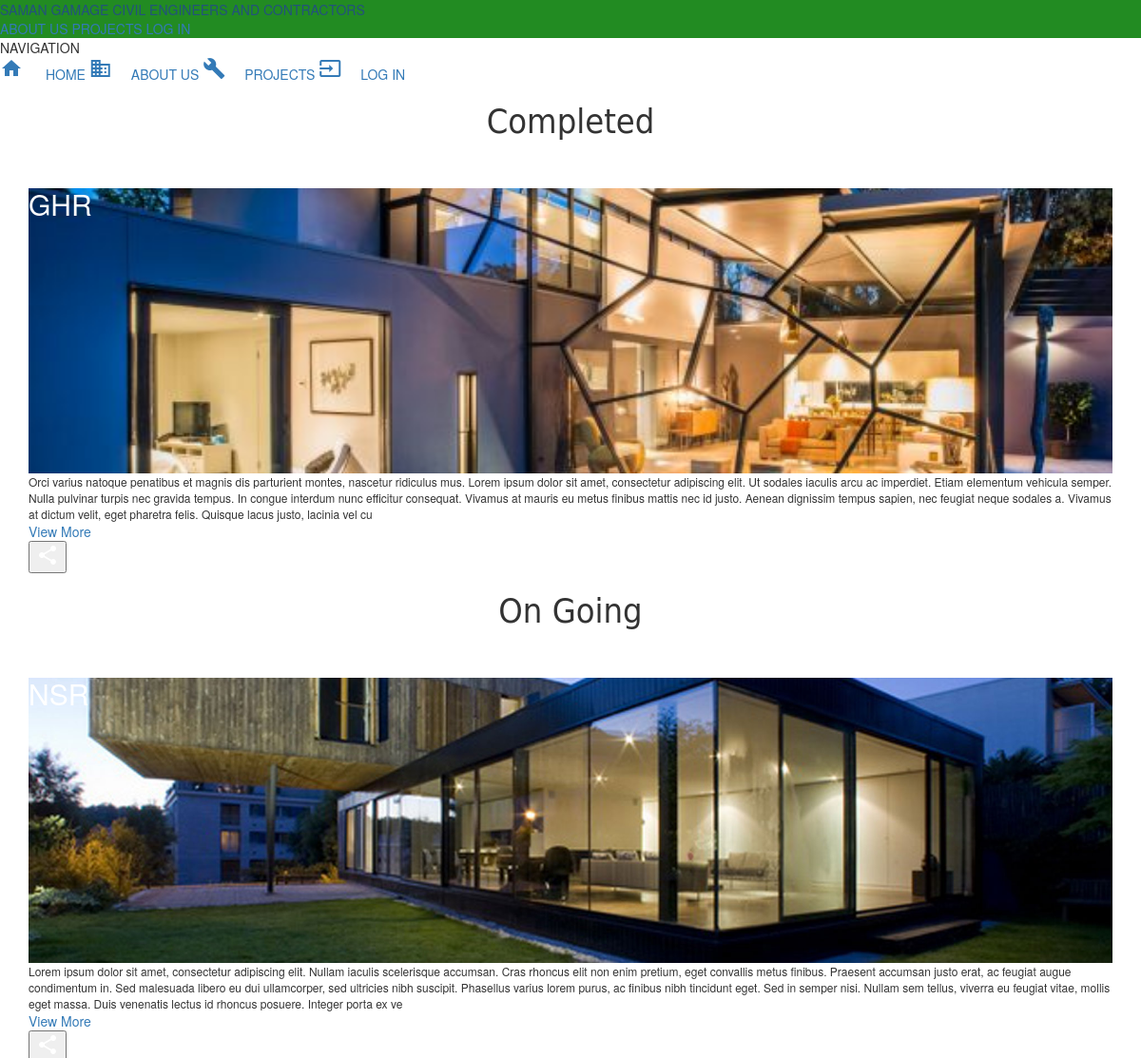
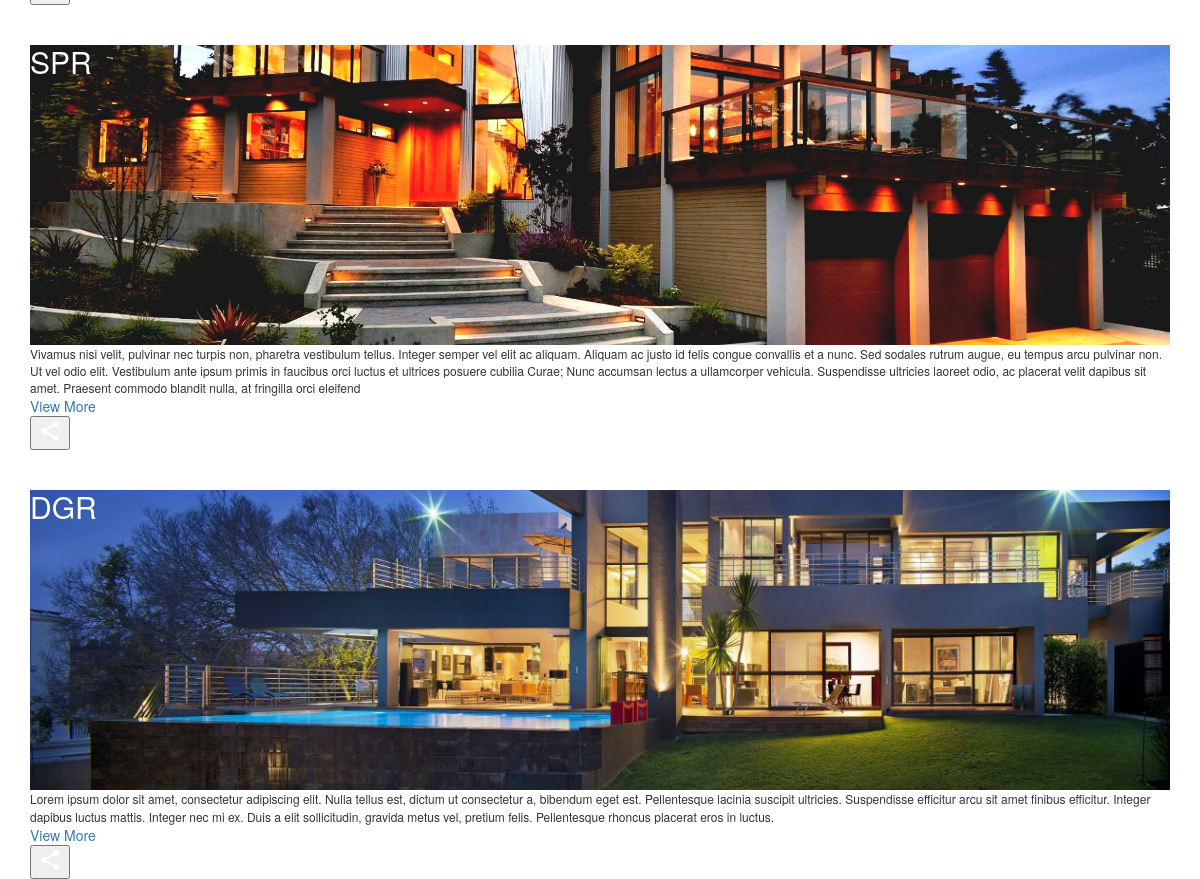
The app's page /projects.php with its own data (2 pictures, top to bottom).
### tables this page shows
CREATE TABLE `projectImage` (
  `projectImageID` int(10) NOT NULL,
  `projectID` int(10) NOT NULL,
  `projectCover` varchar(255) NOT NULL,
  `projectImageRecent1` varchar(255) NOT NULL,
  `projectImageRecent2` varchar(500) NOT NULL,
  `projectImageRecent3` varchar(500) NOT NULL,
  `projectImageRecent4` varchar(500) NOT NULL,
  `projectImageRecent5` varchar(500) NOT NULL
);

CREATE TABLE `project` (
  `projectID` int(5) NOT NULL,
  `projectName` varchar(255) NOT NULL,
  `projectStName` varchar(10) NOT NULL,
  `projectType` varchar(255) NOT NULL,
  `projectAddress` varchar(255) NOT NULL,
  `projectUserID` int(5) NOT NULL,
  `projectState` int(1) NOT NULL COMMENT 'o for finished 1 for on-going',
  `projectStDesc` varchar(500) NOT NULL,
  `projectlgDesc` varchar(1500) NOT NULL
);

### projects.php (the view, shortened to what this page needs)
<!doctype html>
<html lang="en">
  <head>
    <link rel="stylesheet" href="https://code.getmdl.io/1.3.0/material.min.css">
    <link rel="stylesheet" href="css/styles.css">
    <link href="css/bootstrap.min.css" rel="stylesheet">
    <link href="css/animate.css" rel="stylesheet">
    <link href="css/custom.css" rel="stylesheet">
  </head>
<body onload="startTime()">
<div class="demo-layout-transparent mdl-layout mdl-js-layout">
<?php
	include('includes/navbar.php');
?>
<main>
  <h1 style="text-align: center;font-family: Gill Sans, Gill Sans MT, Myriad Pro, DejaVu Sans Condensed, Helvetica, Arial,' sans-serif';" class="animated bounceInUp">Completed</h1>
  <?php
	include("includes/dbConfig.php");
	$sql="SELECT project.*,projectImage.* FROM project,projectImage where project.projectState=0 and projectImage.projectID = project.projectID ORDER BY project.projectID";
	$result=mysqli_query($conn,$sql) or die(mysqli_error());
	$num=mysqli_num_rows($result);
	if($result && $num >0){
		while ($newArray = mysqli_fetch_array($result)) {
		?>
    <br>
	<div class="container animated bounceInUp">
		<div class="demo-card-wide mdl-card mdl-shadow--2dp" style="margin-right:30px;width: 100%">
			<div class="mdl-card__title" style="background: url('<?php echo $newArray['projectCover']; ?>') center / cover;">
				<h2 class="mdl-card__title-text"><?php echo $newArray['projectStName']; ?></h2>
	  		</div>
	  		<div class="mdl-card__supporting-text" style="font-size: 12px">
				<?php echo $newArray['projectStDesc']; ?>
	  		</div>
	 		<div class="mdl-card__actions mdl-card--border">
				<a class="mdl-button mdl-button--colored mdl-js-button mdl-js-ripple-effect">View More</a>
	  		</div>
	  		<div class="mdl-card__menu">
				<button class="mdl-button mdl-button--icon mdl-js-button mdl-js-ripple-effect">
		  		<i class="material-icons">share</i>
				</button>
	  		</div>
	  	</div>
	</div>
    <?php } ?>
	<?php
		}else{
			echo "No result";
		}
	?>
  <h1 style="text-align: center;font-family: Gill Sans, Gill Sans MT, Myriad Pro, DejaVu Sans Condensed, Helvetica, Arial,' sans-serif';" class="animated bounceInUp">On Going</h1>
  <?php
	include("includes/dbConfig.php");
	$sql="SELECT project.*,projectImage.* FROM project,projectImage where project.projectState=1 and projectImage.projectID = project.projectID ORDER BY project.projectID";
	$result=mysqli_query($conn,$sql) or die(mysqli_error());
	$num=mysqli_num_rows($result);
	if($result && $num >0){
		while ($newArray = mysqli_fetch_array($result)) {
		?>
     <br>
	<div class="container animated bounceInUp">
	 <div class="demo-card-wide mdl-card mdl-shadow--2dp" style="margin-right:30px;width: 100%">
	  <div class="mdl-card__title" style="background: url('<?php echo $newArray['projectCover']; ?>') center / cover;">
		<h2 class="mdl-card__title-text"><?php echo $newArray['projectStName']; ?></h2>
	  </div>
	  <div class="mdl-card__supporting-text" style="font-size: 12px">
		<?php echo $newArray['projectStDesc']; ?>
	  </div>
	  <div class="mdl-card__actions mdl-card--border">
		<a class="mdl-button mdl-button--colored mdl-js-button mdl-js-ripple-effect">View More</a>
	  </div>
	  <div class="mdl-card__menu">
		<button class="mdl-button mdl-button--icon mdl-js-button mdl-js-ripple-effect">
		  <i class="material-icons">share</i>
		</button>
	  </div>
	  </div>
	</div>
    <?php } ?>
	<?php
		}else{
		echo "No result";
		}
	?>
 </main>
</div>
  </body>
</html>

### css/styles.css (style rules this page uses)
body { margin: 0; }

### projects.php (style rules this page uses)
.demo-layout-transparent { background-size:cover; background-position: center; }
.demo-card-wide.mdl-card { width: 512px; }
.demo-card-wide > .mdl-card__title { color: #fff; height: 300px; background-position: center; }
.demo-card-wide > .mdl-card__menu { color: #fff; }

### records on screen
projectimage: projectCover (picture), projectID.projectStName "GHR", projectID.projectStDesc "Orci varius natoque penatibus et magnis dis parturient montes, nascetur ridiculus mus. Lorem ipsum dolor sit amet, consectetur adipiscing elit. Ut sodales iaculis arcu ac imperdiet. Etiam elementum vehicula semper. Nulla pulvinar turpis nec gravida tempus. In congue interdum nunc efficitur consequat. Vivamus at mauris eu metus finibus mattis nec id justo. Aenean dignissim tempus sapien, nec feugiat neque sodales a. Vivamus at dictum velit, eget pharetra felis. Quisque lacus justo, lacinia vel cu"
projectimage: projectCover (picture), projectID.projectStName "NSR", projectID.projectStDesc "Lorem ipsum dolor sit amet, consectetur adipiscing elit. Nullam iaculis scelerisque accumsan. Cras rhoncus elit non enim pretium, eget convallis metus finibus. Praesent accumsan justo erat, ac feugiat augue condimentum in. Sed malesuada libero eu dui ullamcorper, sed ultricies nibh suscipit. Phasellus varius lorem purus, ac finibus nibh tincidunt eget. Sed in semper nisi. Nullam sem tellus, viverra eu feugiat vitae, mollis eget massa. Duis venenatis lectus id rhoncus posuere. Integer porta ex ve"
projectimage: projectCover (picture), projectID.projectStName "SPR", projectID.projectStDesc "Vivamus nisi velit, pulvinar nec turpis non, pharetra vestibulum tellus. Integer semper vel elit ac aliquam. Aliquam ac justo id felis congue convallis et a nunc. Sed sodales rutrum augue, eu tempus arcu pulvinar non. Ut vel odio elit. Vestibulum ante ipsum primis in faucibus orci luctus et ultrices posuere cubilia Curae; Nunc accumsan lectus a ullamcorper vehicula. Suspendisse ultricies laoreet odio, ac placerat velit dapibus sit amet. Praesent commodo blandit nulla, at fringilla orci eleifend"
projectimage: projectCover (picture), projectID.projectStName "DGR", projectID.projectStDesc "Lorem ipsum dolor sit amet, consectetur adipiscing elit. Nulla tellus est, dictum ut consectetur a, bibendum eget est. Pellentesque lacinia suscipit ultricies. Suspendisse efficitur arcu sit amet finibus efficitur. Integer dapibus luctus mattis. Integer nec mi ex. Duis a elit sollicitudin, gravida metus vel, pretium felis. Pellentesque rhoncus placerat eros in luctus."
